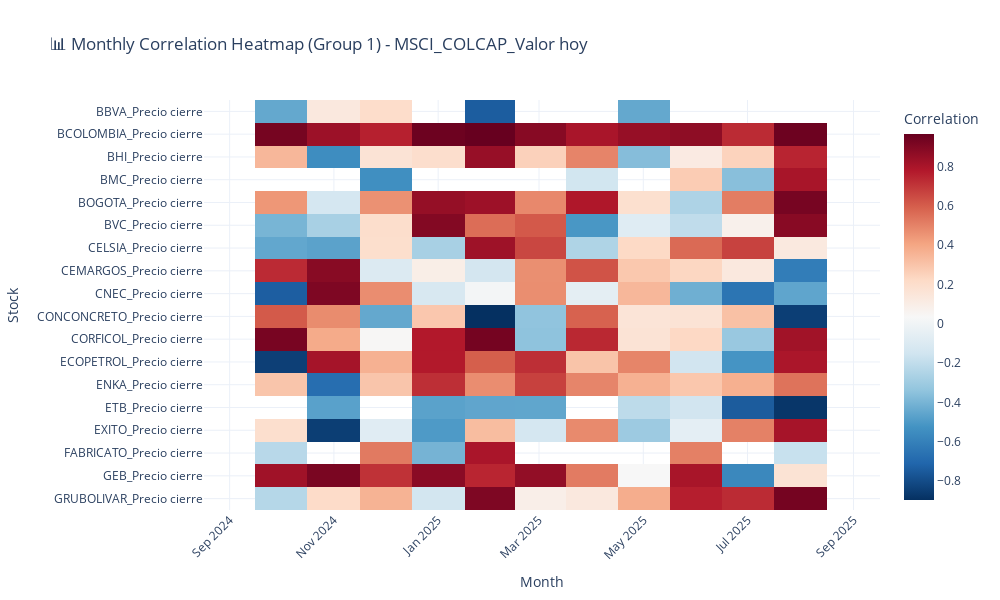
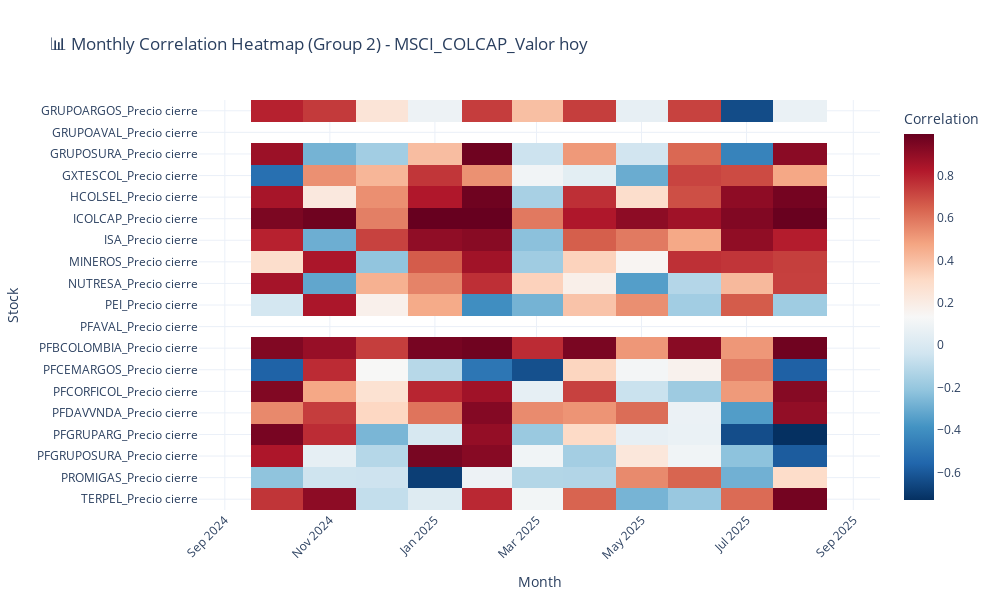

These figures' notebook cell, in order:
### Code cell
from datetime import datetime, timedelta

# Compute the date one year ago from today
one_year_ago = datetime.today() - timedelta(days=365)

#Reset index
df_close=df_close.reset_index()

# 🔹 **Filter data from the last year**
df_close = df_close[df_close["Fecha"] >= one_year_ago]

# Create 'YearMonth' column for grouping
df_close["YearMonth"] = df_close["Fecha"].dt.to_period("M")

# Drop 'Fecha' and 'YearMonth' before correlation calculations
df_corr = df_close.drop(columns=["Fecha", "YearMonth"])

# Compute monthly correlation
monthly_corr = df_close.groupby("YearMonth").corr()

# Handle missing data (Forward-fill & Back-fill)
df_close.fillna(method='ffill', inplace=True)
df_close.fillna(method='bfill', inplace=True)

# Select target stock
target_stock = "MSCI_COLCAP_Valor hoy"  # Replace with your chosen stock column name

# **1️⃣ Calculate Historical Correlation**
historical_corr = df_corr.corr()[target_stock].drop(target_stock, errors="ignore")

# **2️⃣ Calculate Monthly Correlation**
monthly_corr = monthly_corr.xs(target_stock, level=1, axis=0)
monthly_corr = monthly_corr.drop(target_stock, axis=1, errors="ignore")

# 🔹 Convert 'YearMonth' to string (Fix Period object issue)
monthly_corr.index = monthly_corr.index.astype(str)

#delete the column "Fecha"
if "Fecha" in monthly_corr.columns:
    monthly_corr = monthly_corr.drop(columns=["Fecha"])

# 🔥 **Split into Two Groups**
stocks = list(monthly_corr.columns)
midpoint = len(stocks) // 2  # Divide into two equal parts

group1 = stocks[:midpoint]  # First half
group2 = stocks[midpoint:]  # Second half


# **Function to Create Heatmap**
def plot_heatmap(corr_data, group, title):
    fig = px.imshow(
        corr_data[group].T,  # Transpose for better view
        labels=dict(x="Month", y="Stock", color="Correlation"),
        title=title,
        color_continuous_scale="RdBu_r",
        aspect="auto",
    )

    fig.update_layout(
        autosize=False,
        width=1000,
        height=600,
        xaxis=dict(tickangle=-45),
        template="plotly_white",  # ✅ Clean & professional look
    )

    fig.show()

# **Plot Heatmaps**
plot_heatmap(monthly_corr, group1, f"📊 Monthly Correlation Heatmap (Group 1) - {target_stock}")
plot_heatmap(monthly_corr, group2, f"📊 Monthly Correlation Heatmap (Group 2) - {target_stock}")

### Figure 1 — Plotly figure (JSON) as saved in the notebook; plotly's stock layout.template omitted (floating-point values rounded to 4 significant figures; data arrays with more than 128 entries replaced by an {"elided": "..."} marker saying what was removed)
{"data": [{"coloraxis": "coloraxis", "hovertemplate": "Month: %{x}<br>Stock: %{y}<br>Correlation: %{z}<extra></extra>", "name": "0", "type": "heatmap", "x": ["2024-09", "2024-10", "2024-11", "2024-12", "2025-01", "2025-02", "2025-03", "2025-04", "2025-05", "2025-06", "2025-07", "2025-08", "2025-09"], "xaxis": "x", "y": ["BBVA_Precio cierre", "BCOLOMBIA_Precio cierre", "BHI_Precio cierre", "BMC_Precio cierre", "BOGOTA_Precio cierre", "BVC_Precio cierre", "CELSIA_Precio cierre", "CEMARGOS_Precio cierre", "CNEC_Precio cierre", "CONCONCRETO_Precio cierre", "CORFICOL_Precio cierre", "ECOPETROL_Precio cierre", "ENKA_Precio cierre", "ETB_Precio cierre", "EXITO_Precio cierre", "FABRICATO_Precio cierre", "GEB_Precio cierre", "GRUBOLIVAR_Precio cierre"], "yaxis": "y", "z": {"elided": "18x13 float values"}}], "layout": {"autosize": false, "coloraxis": {"colorbar": {"title": {"text": "Correlation"}}, "colorscale": [[0, "rgb(5,48,97)"], [0.1, "rgb(33,102,172)"], [0.2, "rgb(67,147,195)"], [0.3, "rgb(146,197,222)"], [0.4, "rgb(209,229,240)"], [0.5, "rgb(247,247,247)"], [0.6, "rgb(253,219,199)"], [0.7, "rgb(244,165,130)"], [0.8, "rgb(214,96,77)"], [0.9, "rgb(178,24,43)"], [1, "rgb(103,0,31)"]]}, "height": 600, "title": {"text": "📊 Monthly Correlation Heatmap (Group 1) - MSCI_COLCAP_Valor hoy"}, "width": 1000, "xaxis": {"anchor": "y", "domain": [0, 1], "tickangle": -45, "title": {"text": "Month"}}, "yaxis": {"anchor": "x", "autorange": "reversed", "domain": [0, 1], "title": {"text": "Stock"}}}}

### Figure 2 — Plotly figure (JSON) as saved in the notebook; plotly's stock layout.template omitted (floating-point values rounded to 4 significant figures; data arrays with more than 128 entries replaced by an {"elided": "..."} marker saying what was removed)
{"data": [{"coloraxis": "coloraxis", "hovertemplate": "Month: %{x}<br>Stock: %{y}<br>Correlation: %{z}<extra></extra>", "name": "0", "type": "heatmap", "x": ["2024-09", "2024-10", "2024-11", "2024-12", "2025-01", "2025-02", "2025-03", "2025-04", "2025-05", "2025-06", "2025-07", "2025-08", "2025-09"], "xaxis": "x", "y": ["GRUPOARGOS_Precio cierre", "GRUPOAVAL_Precio cierre", "GRUPOSURA_Precio cierre", "GXTESCOL_Precio cierre", "HCOLSEL_Precio cierre", "ICOLCAP_Precio cierre", "ISA_Precio cierre", "MINEROS_Precio cierre", "NUTRESA_Precio cierre", "PEI_Precio cierre", "PFAVAL_Precio cierre", "PFBCOLOMBIA_Precio cierre", "PFCEMARGOS_Precio cierre", "PFCORFICOL_Precio cierre", "PFDAVVNDA_Precio cierre", "PFGRUPARG_Precio cierre", "PFGRUPOSURA_Precio cierre", "PROMIGAS_Precio cierre", "TERPEL_Precio cierre"], "yaxis": "y", "z": {"elided": "19x13 float values"}}], "layout": {"autosize": false, "coloraxis": {"colorbar": {"title": {"text": "Correlation"}}, "colorscale": [[0, "rgb(5,48,97)"], [0.1, "rgb(33,102,172)"], [0.2, "rgb(67,147,195)"], [0.3, "rgb(146,197,222)"], [0.4, "rgb(209,229,240)"], [0.5, "rgb(247,247,247)"], [0.6, "rgb(253,219,199)"], [0.7, "rgb(244,165,130)"], [0.8, "rgb(214,96,77)"], [0.9, "rgb(178,24,43)"], [1, "rgb(103,0,31)"]]}, "height": 600, "title": {"text": "📊 Monthly Correlation Heatmap (Group 2) - MSCI_COLCAP_Valor hoy"}, "width": 1000, "xaxis": {"anchor": "y", "domain": [0, 1], "tickangle": -45, "title": {"text": "Month"}}, "yaxis": {"anchor": "x", "autorange": "reversed", "domain": [0, 1], "title": {"text": "Stock"}}}}
